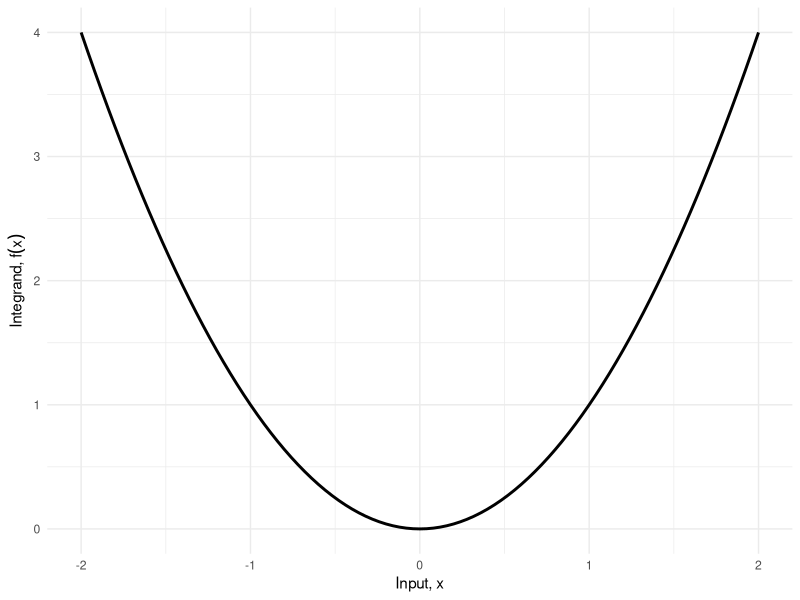
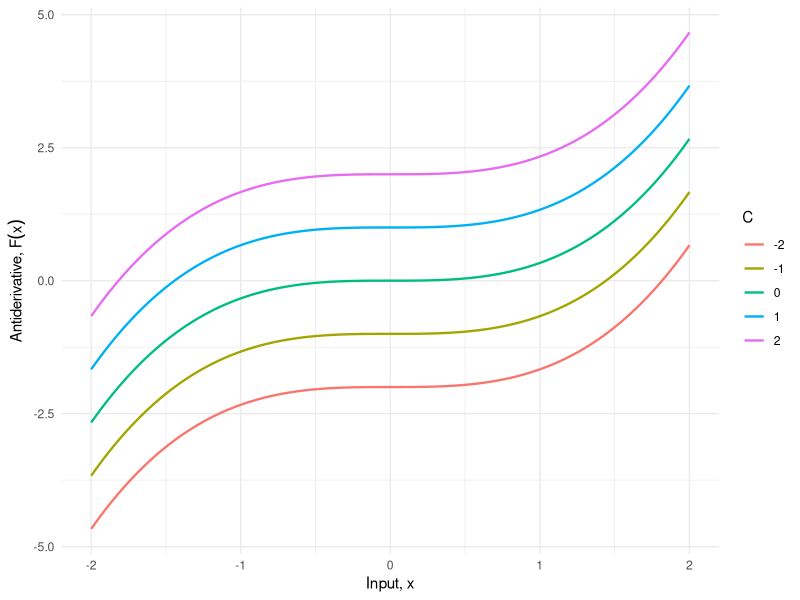

Reproduce these figures in R, in order.
## ---- chunk 1
#| label: antiderivatives-setup
#| include: false
C_vals <- c(-2, -1, 0, 1, 2)
x_lim <- c(-2, 2)
## ---- chunk 2
#| label: antiderivatives-f-code
#| code-fold: true
ggplot2::ggplot() +
  ggplot2::geom_function(fun = \(x) x^2, xlim = x_lim, linewidth = 1) +
  ggplot2::labs(x = "Input, x", y = expression("Integrand, " * f(x))) +
  ggplot2::theme_minimal()
## ---- chunk 3
#| label: antiderivatives-F-code
#| code-fold: true
x_seq <- seq(x_lim[1], x_lim[2], length.out = 200)
df <- C_vals |>
  lapply(\(C) {
    tibble::tibble(
      x = x_seq,
      y = x_seq^3 / 3 + C,
      C = factor(C)
    )
  }) |>
  dplyr::bind_rows()

ggplot2::ggplot(df, ggplot2::aes(x = x, y = y, color = C)) +
  ggplot2::geom_line(linewidth = 0.8) +
  ggplot2::labs(x = "Input, x", y = expression("Antiderivative, " * F(x)), color = "C") +
  ggplot2::theme_minimal()
